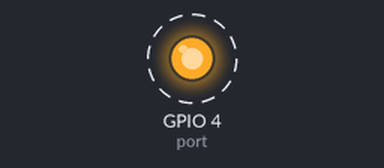
Simulated run of this program. Board: Raspberry Pi (BCM pin numbers). On the bench: output pins drawn as LEDs (lit = HIGH). Dashed ring = blinking.

Above: at 0.2 s.
Timing chart, 0 to 4.6 s (numbered marks = the images above):
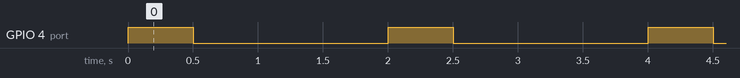

Measured:
- by itself, GPIO 4 (port): alternates HIGH for 0.50 s and LOW for 1.5 s

The program:

adrzSZ_sample.py
```python
# (licence header left out)
port = 4
import RPi.GPIO as GPIO
import time

GPIO.setmode(GPIO.BCM)
GPIO.setup(port, GPIO.OUT)
while 1:
    GPIO.output(port, GPIO.HIGH)
    time.sleep(0.5)
    GPIO.output(port, GPIO.LOW)
    time.sleep(1.5)
GPIO.cleanup()
```
